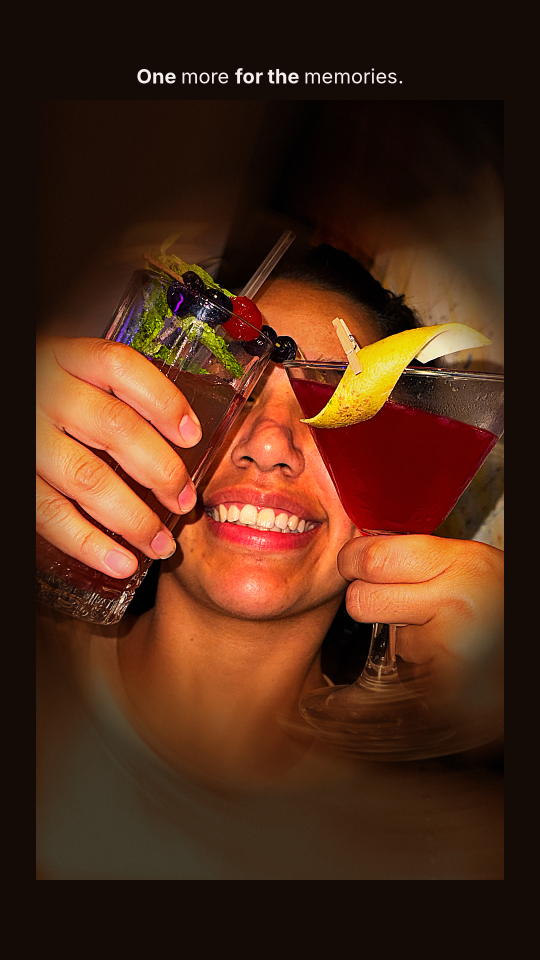
#> input picture negativo35/45460_spin_9x16.jpg, 1080 x 1920 px (shown at 1/2 size)
$ python film35.py 45460_spin_9x16.jpg 45685_35mm.jpg
#> lines starting #> are read from the running program, lines starting #| are printed output that depends on the picture
import sys, numpy as np
from PIL import Image, ImageFilter

src, dst = sys.argv[1], sys.argv[2]
im = Image.open(src).convert("RGB")
#> im is the input picture: PIL image 1080x1920 RGB; mean R, G, B 78.5, 42.2, 22.6
W, H = im.size
#> W = 1080; H = 1920
x = np.asarray(im, dtype=np.float32) / 255.0

def _box(a, k, axis):
    if k < 1: return a
    pad = [(0,0),(0,0)]; pad[axis] = (k+1, k)
    p = np.pad(a, pad, mode="edge")
    c = np.cumsum(p, axis=axis, dtype=np.float64)
    n = a.shape[axis]
    hi = np.take(c, np.arange(2*k+1, 2*k+1+n), axis=axis)
    lo = np.take(c, np.arange(0, n), axis=axis)
    return ((hi - lo) / (2*k+1)).astype(np.float32)

def blur(a, r):
    """Approximate Gaussian (sigma=r) with three box passes per axis."""
    if r <= 0: return a
    w = np.sqrt(12*r*r/3 + 1); k = max(int(round((w-1)/2)), 0)
    if k == 0:  # tiny sigma: 3-tap kernel
        t = min(r*r/2, 0.5)
        for ax in (0, 1):
            p = np.pad(a, [(1,1) if i==ax else (0,0) for i in range(2)], mode="edge")
            a = (1-2*t)*a + t*(np.take(p, range(0, a.shape[ax]), axis=ax) + np.take(p, range(2, a.shape[ax]+2), axis=ax))
        return a.astype(np.float32)
    for ax in (0, 1):
        for _ in range(3): a = _box(a, k, ax)
    return a

def to_lin(c):  return np.where(c <= 0.04045, c/12.92, ((c+0.055)/1.055)**2.4)
def to_srgb(c):
    c = np.clip(c, 0, None)
    return np.where(c <= 0.0031308, c*12.92, 1.055*np.power(c, 1/2.4)-0.055)

lin = to_lin(x)
Y = lin @ np.array([0.2126, 0.7152, 0.0722], np.float32)

# ---- near-field mask: in-focus detail (portrait-mode bokeh = background) + spatial prior
s = 8  # work downsampled for the mask
small = np.asarray(im.convert("L").resize((W//s, H//s), Image.LANCZOS), np.float32)/255
lap = np.abs(small - blur(small, 1.5))
#> the loop in blur, `for ax in (0, 1):` made 2 passes
#> pass 1, in _box, `c = np.cumsum(p, axis=axis, dtype=np.float64)`:
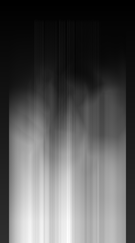
#> c: shape (243, 135) float64; min 0.051, max 66.45, mean 22.6; drawn with min black and max white
energy = blur(lap, 10)
#> call 2 of blur, with r = 10
#> the loop in blur (call 2), `for ax in (0, 1):` made 2 passes
#> pass 1, in _box (call 7), `lo = np.take(c, np.arange(0, n), axis=axis)`:
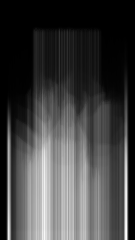
#> lo: shape (240, 135) float64; min 0, max 9.38, mean 2.41; drawn with min black and max white
#> after the loop in blur (call 2), `for ax in (0, 1):`:
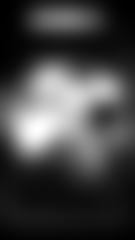
#> a: shape (240, 135) float32; min 6.84e-06, max 0.0744, mean 0.02; drawn with min black and max white
energy = np.clip((energy - np.percentile(energy, 30)) / (np.percentile(energy, 92) - np.percentile(energy, 30)), 0, 1)
yy, xx = np.mgrid[0:H//s, 0:W//s].astype(np.float32)
yy /= H//s; xx /= W//s
prior = np.clip((yy - 0.22) / 0.45, 0, 1)                      # lower frame = closer to camera
near_s = blur(np.clip(0.55*energy + 0.65*prior, 0, 1), 18)
#> call 3 of blur, with r = 18
#> the loop in blur (call 3), `for ax in (0, 1):` made 2 passes
#> pass 1, in _box (call 13), `lo = np.take(c, np.arange(0, n), axis=axis)`:
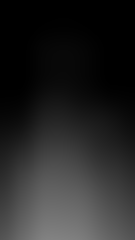
#> lo: shape (240, 135) float64; min 0, max 130.7, mean 37.4
#> after the loop in blur (call 3), `for ax in (0, 1):`:
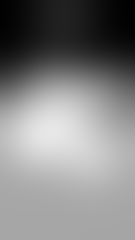
#> a: shape (240, 135) float32; min 0.00313, max 0.908, mean 0.513
near = np.asarray(Image.fromarray(near_s, "F").resize((W, H), Image.BILINEAR), np.float32)
near = np.clip(near, 0, 1)**0.9

# ---- 1. tame the club's magenta/purple cast toward a neutral base (white-balance-ish)
lin *= np.array([0.97, 1.03, 0.96], np.float32)

# ---- 2. on-axis flash fill: additive light falling off with distance, plus specular pop
fill = 0.010 * near                                              # flash adds light, most visible in shadows
flash_col = np.array([1.0, 0.99, 0.97], np.float32)              # near-daylight flash
lin = lin + fill[..., None] * flash_col * (0.25 + 0.75*np.clip(lin*5, 0, 1))  # reflects off surfaces, scaled by albedo
Y = lin @ np.array([0.2126, 0.7152, 0.0722], np.float32)
hi = np.clip((Y - 0.32) / 0.35, 0, 1)**2 * near                  # camera-facing bright surfaces (skin, glass, rims)
hi_local = hi - blur(hi, 6)                                       # keep it crisp, not a glow
#> the loop in blur (call 4), `for ax in (0, 1):` made 2 passes
#> pass 1, in _box (call 19), `c = np.cumsum(p, axis=axis, dtype=np.float64)`:
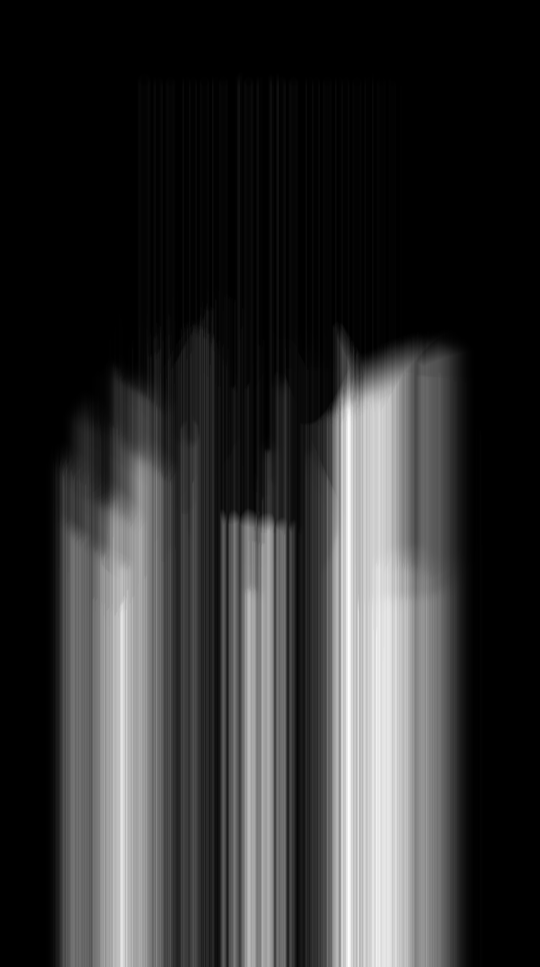
#> c: shape (1933, 1080) float64 (shown at 1/2 size); min 0, max 75.72, mean 14.8; drawn with min black and max white
lin = lin + np.clip(hi_local, 0, None)[..., None] * 0.14 + hi[..., None]*0.015

# ---- 3. negative-film tone response: lifted toe, long soft shoulder (wide latitude)
Y = np.maximum(lin @ np.array([0.2126, 0.7152, 0.0722], np.float32), 1e-6)
exposure = 1.02
def curve(v):
    v = v * exposure
    shoulder = v / (1 + v/1.35)                                   # gentle highlight roll-off
    return shoulder
Yc = curve(Y)
# reduced contrast in near field, natural density in background
toe_near = 0.006; toe_far = 0.0015
toe = toe_far + (toe_near - toe_far)*near
Yc = Yc + toe*(1 - np.clip(Yc/0.25, 0, 1))
gamma_bg = 1.07 - 0.07*near                                       # bg slightly denser, fg flatter
Yc = np.power(np.clip(Yc, 0, None), gamma_bg)
lin = lin * (Yc / Y)[..., None]

# ---- 4. colour: moderate saturation, warm reds, clean blues, cool-green midtone bias
Y = lin @ np.array([0.2126, 0.7152, 0.0722], np.float32)
r, g, b = lin[...,0], lin[...,1], lin[...,2]
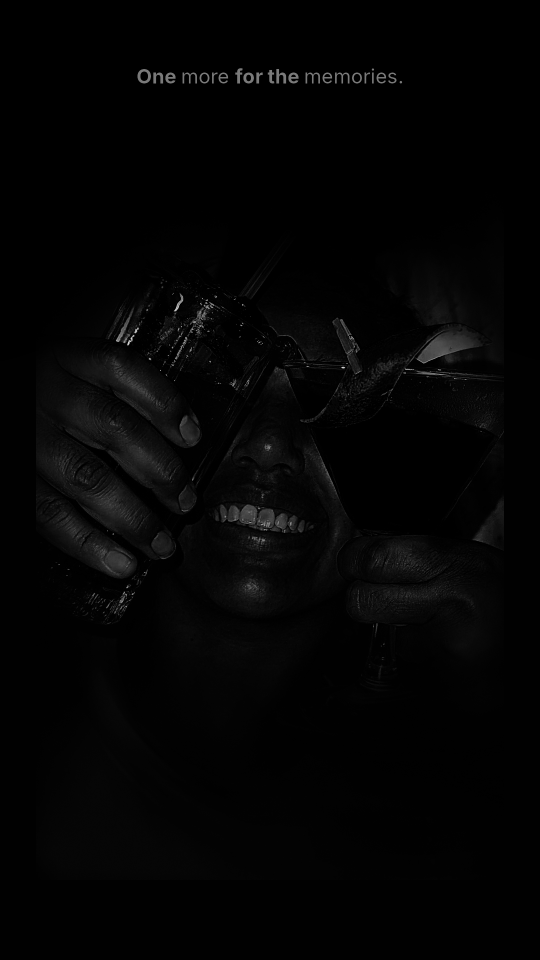
#> b: shape (1920, 1080) float32 (shown at 1/2 size); min 7.35e-05, max 0.919, mean 0.0176
mx = np.maximum(np.maximum(r, g), b); mn = np.minimum(np.minimum(r, g), b)
sat = (mx - mn) / (mx + 1e-6)
redness = np.clip((r - np.maximum(g, b)) / (r + 1e-6), 0, 1) * np.clip((r - b)/(r+1e-6)*1.5, 0, 1)
magenta = np.clip((np.minimum(r, b) - g) / (mx + 1e-6), 0, 1)
blue = np.clip((b - np.maximum(r, g)) / (b + 1e-6), 0, 1)
# overall moderate saturation, a touch more pulled from loud neon magenta
sat_k = 0.93 - 0.12*magenta + 0.05*blue + 0.05*redness
lin = Y[..., None] + (lin - Y[..., None]) * sat_k[..., None]
# warm the reds slightly (rotate toward orange)
lin[...,1] += 0.06 * redness * lin[...,0]
lin[...,2] -= 0.04 * redness * lin[...,2]
# cool-green bias in midtones (fluorescent ambient mixing)
Ys = to_srgb(np.clip(Y, 0, 1))
mid = np.clip(4*Ys*(1-Ys), 0, 1)**1.5
lin *= (1 + mid[..., None] * np.array([-0.025, 0.018, 0.010], np.float32))

# ---- 5. neutral-cool density floor (film base never prints true black)
floor = np.array([0.0026, 0.0032, 0.0040], np.float32)
lin = floor + lin * (1 - floor)

out = to_srgb(lin)

# ---- 6. grain: smooth, luminance-dependent, mostly monochrome, two scales
rng = np.random.default_rng(35)
def grain_layer(r):
    n = rng.standard_normal((H, W)).astype(np.float32)
    n = blur(n, r)
    return n / (n.std() + 1e-6)
gl = 0.7*grain_layer(0.9) + 0.3*grain_layer(2.2)
gc = np.stack([grain_layer(1.4) for _ in range(3)], -1)
L = out @ np.array([0.2126, 0.7152, 0.0722], np.float32)
amp = 0.008 + 0.010*np.clip(4*L*(1-L), 0, 1) + 0.005*(1 - near)   # more visible in mids & dimmer background
out = out + (gl[..., None] + 0.12*gc) * amp[..., None]

# ---- 7. a whisper of lens/scan softness so grain sits "in" the image
out = np.clip(out, 0, 1)
img = Image.fromarray((out*255 + 0.5).astype(np.uint8), "RGB").filter(ImageFilter.GaussianBlur(0.35))
img.save(dst, quality=94, subsampling=0, optimize=True)
print("saved", dst, img.size)
#| saved 45685_35mm.jpg (1080, 1920)

$ run again, on negativo35/45685_comparacion.jpg
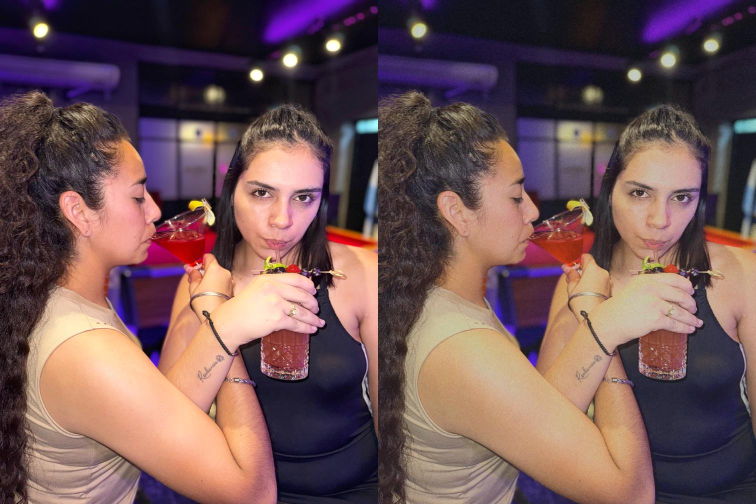
#> input picture negativo35/45685_comparacion.jpg, 1512 x 1008 px (shown at 1/2 size)
#> im is the input picture: PIL image 1512x1008 RGB; mean R, G, B 113.1, 85.1, 86.1
#> the loop in blur, `for ax in (0, 1):` made 2 passes
#> the loop in blur (call 2), `for ax in (0, 1):` made 2 passes
#> the loop in blur (call 3), `for ax in (0, 1):` made 2 passes
#> pass 1, in _box (call 13), `lo = np.take(c, np.arange(0, n), axis=axis)`:
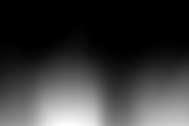
#> lo: shape (126, 189) float64; min 0, max 71.16, mean 15.8; drawn with min black and max white
#> `r, g, b = lin[...,0], lin[...,1], lin[...,2]`:
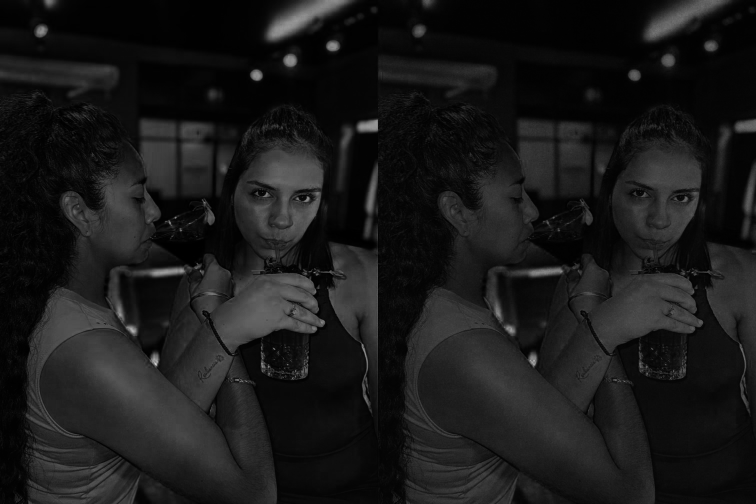
#> b: shape (1008, 1512) float32 (shown at 1/2 size); min 0.000674, max 0.893, mean 0.103
#| saved 45685_comparacion.jpg (1512, 1008)
